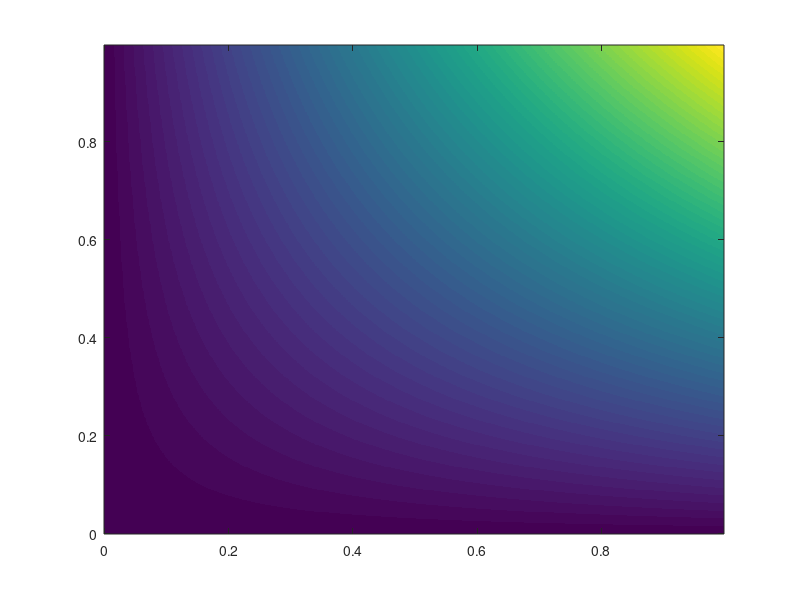

Write MATLAB code to recreate this figure. (Note: this script raises an error after producing the figure.)

sigma = 0.4;
% Normal Density
f = @(Y,theta) (1/(sigma*sqrt(2*pi)))*exp(-((repmat(Y,[1,length(theta)]) - repmat(theta,[length(Y),1])).^2)./(2*sigma^2));

%Gamma
theta_res = 800;
theta_values = linspace(-10,10,theta_res);
Y = [1;2];
gamma = f(Y,theta_values);
k = convhull(gamma(1,:),gamma(2,:));

%Optimization surface
x1max = max(gamma(1,:));
x2max = max(gamma(2,:));
xres = 1000;
yres = 1000;
x = linspace(0,x1max,xres);
y = linspace(0,x2max,yres);
for i = 1:xres
    for j = 1:yres
        S(i,j) = x(i)*y(j);
    end
end
imagesc([0,x1max],[0,x2max], S);
set(gca,'YDir','normal')

%Optimal solution and figure 1
plotflag = 1;
% [solution_grid_points,solution_masses] = MixtureLikelihoodMovingMasses(f,plotflag,Y);
Q = MixtureLikelihoodMovingMasses2(f,Y);
optimal_thetas = f(Y,Q.Support);
optimal_u = Q.ProbWeights*optimal_thetas';

% export_fig MixingSolSigma06.pdf

%Plot
h = figure(2);
axis equal tight
clf
hold on
% contourf(x,y,S,200,'LineStyle','none')
imagesc([0,x1max],[0,x2max], S);
set(gca,'YDir','normal')
plot(gamma(1,:),gamma(2,:),'w','LineWidth',1.5');
plot(gamma(1,k),gamma(2,k),'k','LineStyle','--','LineWidth',1.5');
scatter(optimal_thetas(1,:),optimal_thetas(2,:),'m','filled')
scatter(optimal_u(1),optimal_u(2),'y','filled')
hold off
xlabel('\gamma_1','FontSize',20)
ylabel('\gamma_2','FontSize',20)
axis equal
axis([0,x1max,0,x2max])
% export_fig GammaSigma06.pdf

filename = 'gamma_likelihood_heatmap.png';
% saveas(h, filename)